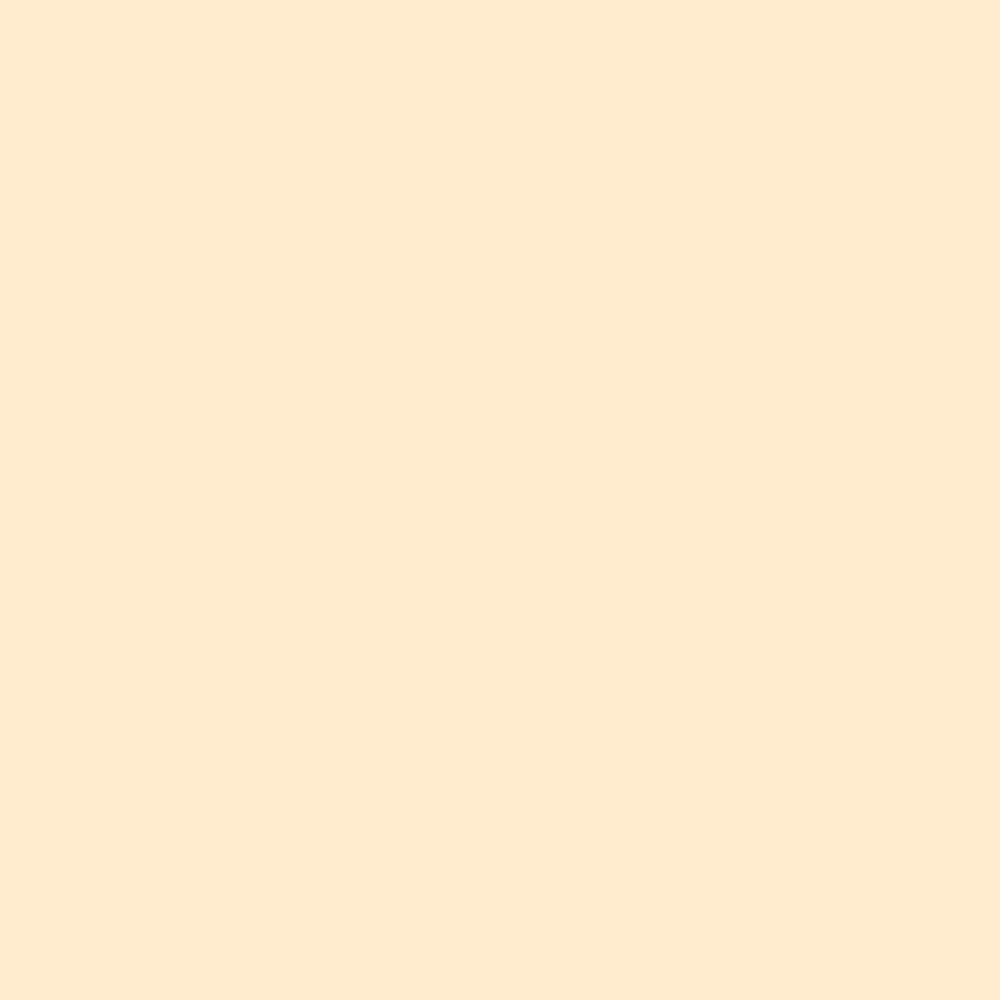
Frame 1 (no input)
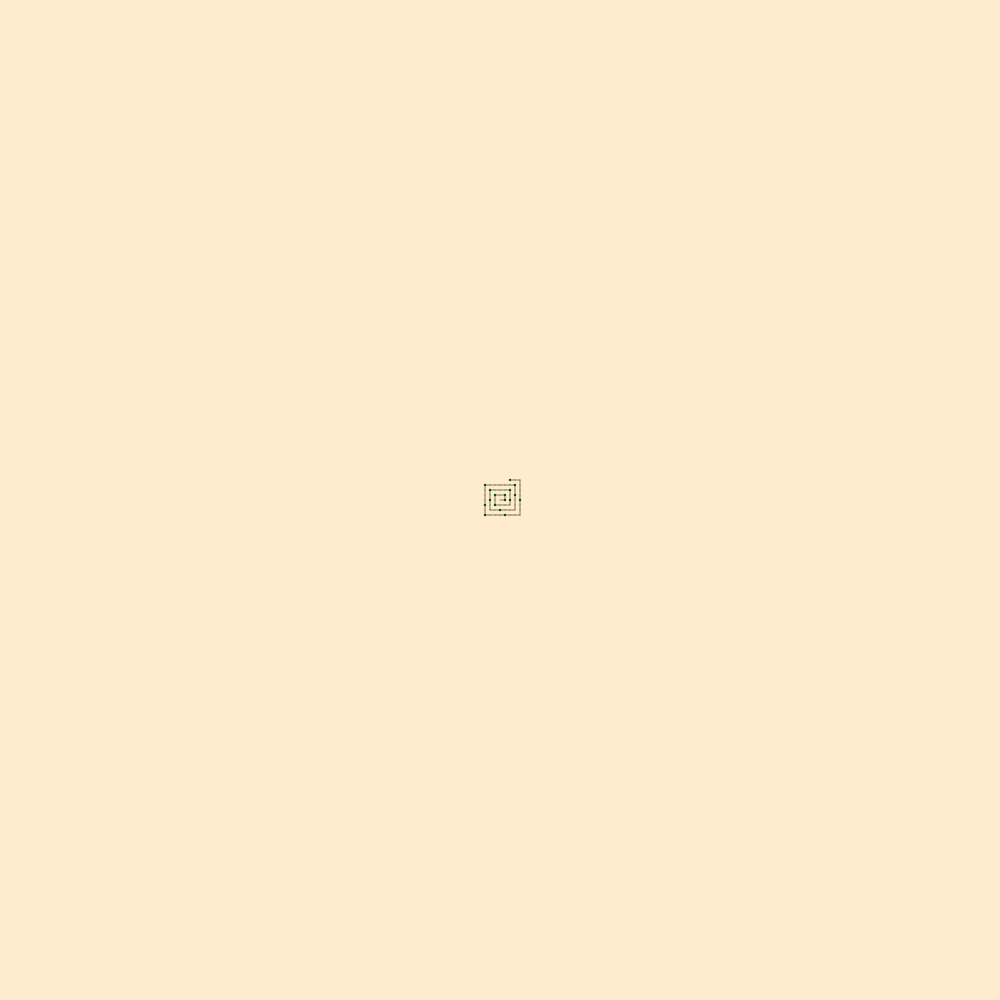
Frame 60 (no input)
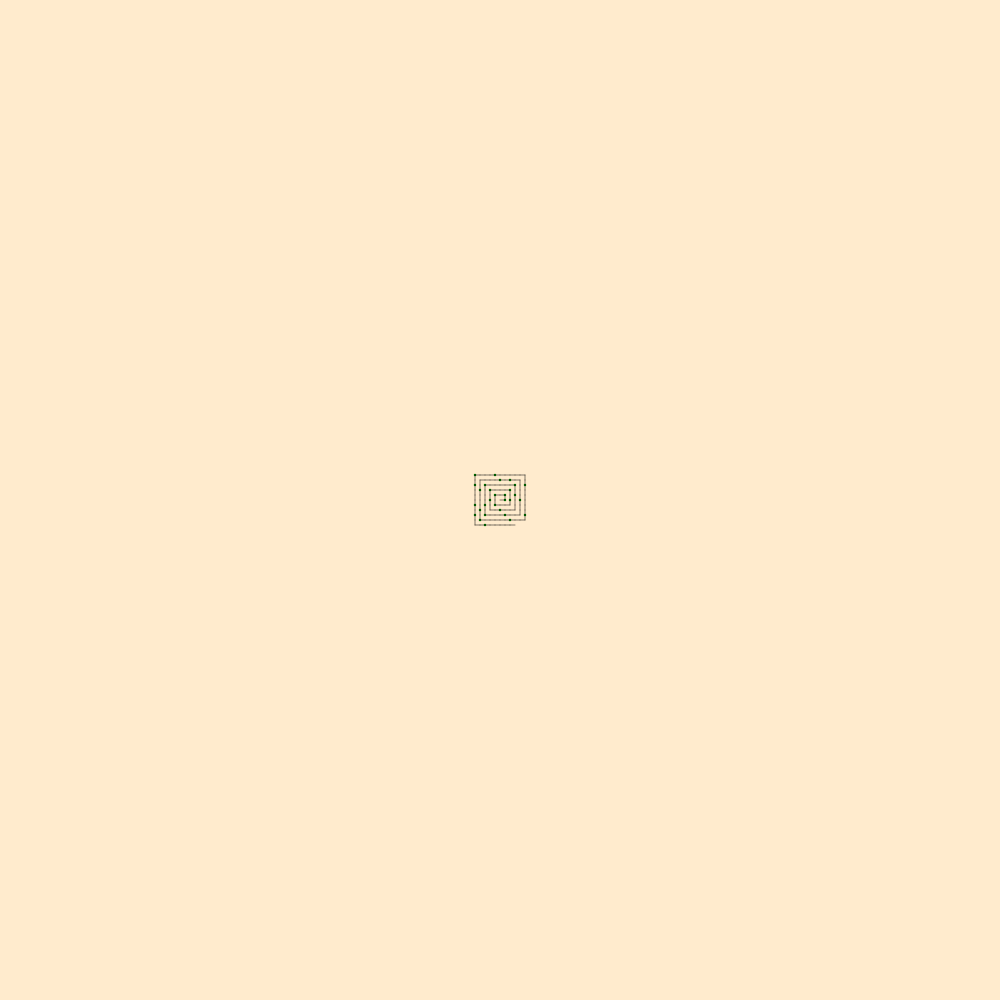
Frame 120 (the mouse pressed at the canvas centre since frame 60)

The p5.js sketch that drew these frames (run headless with seeded random() and noise() and a simulated clock; from frame 60 on, the mouse is pressed at the canvas centre):

// p5.js sketch
// ── sketch.js
let color_eggshell = [1.0*255,.9216*255,.8039*255];
// 100% red, 92.16% green and 80.39% blue.
let direction = 'EAST';
let square_size = 5;
let count = 0;

function setup() {
    createCanvas(1000, 1000);

    background(color_eggshell);

    // let square_size = 20;
    let pos_x = width/2;
    let pos_y = height/2;
    let ulam_data = 1;

    let direction_count = 2;
    let step_count = 1;
    let step_count_memo = step_count;

    let ulamRect = new UlamRectangle(pos_x, pos_y, ulam_data, direction);
    ulam_set.push(ulamRect);

    // ulamRect.drawUlamRectangle();
    // ulamRect.drawUlamPoints();
    // ulamRect.drawLineSegment();
    ulam_data++;

    while((pos_x < width && pos_y < height)) {
        if (step_count > 0) {
            if (direction === 'NORTH') {
                pos_y -= square_size;
            }
            if (direction === 'WEST') {
                pos_x -= square_size;
            }
            if (direction === 'SOUTH') {
                pos_y += square_size;
            }
            if (direction === 'EAST') {
                pos_x += square_size;
            }

            let ulamRect = new UlamRectangle(pos_x, pos_y, ulam_data, direction);
            ulamRect.prev = ulam_set[ulam_set.length-1]
            ulam_set.push(ulamRect);
            // ulamRect.drawUlamRectangle();
            // ulamRect.drawUlamPoints();
            // ulamRect.drawLineSegment();
            ulam_data++;

            step_count--;
        }
        if (step_count === 0) {
            changeDirection();
            direction_count--;
            if (direction_count === 0) {
                direction_count = 2
                step_count_memo++;
            }
            step_count = step_count_memo;
        }
    }
    console.log(ulam_set);
}

function changeDirection(){
    switch(direction){
        case 'NORTH':
            direction = 'WEST';
            break;
        case 'SOUTH':
            direction = 'EAST'
            break
        case 'EAST':
            direction = 'NORTH';
            break;
        case 'WEST':
            direction = 'SOUTH';
            break;
        default:
            break;
    }
}
function draw() {
    if(count === 1 && ulam_set.length > 0){
        let ulamRect = ulam_set.shift();
        ulamRect.drawUlamPoints();
        ulamRect.drawLineSegment();
        count = 0;
    }
    count++;
}

// ── main.css
body {
    background-color: blanchedalmond;
}

/*let color_eggshell = [.94*255,.92*255,.84*255];*/
// ── ulam.js
let ulam_set = [] //this to be a list of ulam_rectangles

function populate_ulam(size){
    for(let i = 0; i < size; i++){
        ulam_set[i] = new UlamRectangle(0,0, i);
    }
}

function determine_prime(input){
    if(input === 1) {
        return false;    //the number 1 is not prime
    }
    if(input === 2){
        return true;     //the number 2 is prime
    }
    let start = 2;
    while(start < input){
        if(input % start === 0){
            return false;
        }
        start++;
    }
    return true;
}


// ── ulam_movement.js
let Movement = function () {
    let currentState = new East(this);
    let directionChanges = 2;
    let stepCounter = 1;
    let changeDirection = false;

    this.change = function(state) {
        // limits number of changes
        if (directionChanges === 0){
            directionChanges = 2;
            currentState = state;
            currentState.go();
        }

    };

    this.start = function () {
        currentState.go();
    };
}

let East = function (dir) {
    this.dir = dir;

    this.go = function () {
        console.log("Traveling East");
        
        dir.change(new North(dir));
    }
};

let North = function (dir) {
    this.dir = dir;

    this.go = function () {
        console.log("Traveling North");
        dir.change(new West(dir));
    }
};

let West = function (dir) {
    this.dir = dir;

    this.go = function () {
        console.log("Traveling West");
        dir.change(new South(dir));
    }
};

let South = function (dir) {
    this.dir = dir;

    this.go = function () {
        console.log("Traveling South");
        dir.change(new East(dir));
    }
};


// ── ulam_rectangle.js
class UlamRectangle{

    constructor(x, y, data, direction) {
        //center
        this.x = x;
        this.y = y;
        this.w = square_size;
        this.h = square_size;
        this.data = data;
        this.isPrime = determine_prime(data);
        this.prev = null;
    }

    drawLineSegment = function(){
        push();
        strokeWeight(square_size/10);
        stroke('black');
        if(this.prev !== null){
            line(this.x, this.y, this.prev.x, this.prev.y);
        }
        pop();
    }

    drawUlamPoints = function(){
        push();
        strokeWeight(square_size/2);
        this.isPrime ? stroke('green') : stroke(color_eggshell);
        point(createVector(this.x, this.y));
        pop();
    }

    drawUlamRectangle = function() {
        push();
        textSize(8);
        strokeWeight(.5);
        stroke(255);
        fill(51);
        rect(this.x, this.y, this.w, this.h);
        this.isPrime ? fill('green') : fill(255);
        textAlign(CENTER,CENTER);
        text(this.data, this.x + this.w/2, this.y+this.h/2);
        pop();
    }

    setUlamCoords = function(pos_x, pos_y) {
        this.x = pos_x;
        this.y = pos_y;
    }
}
